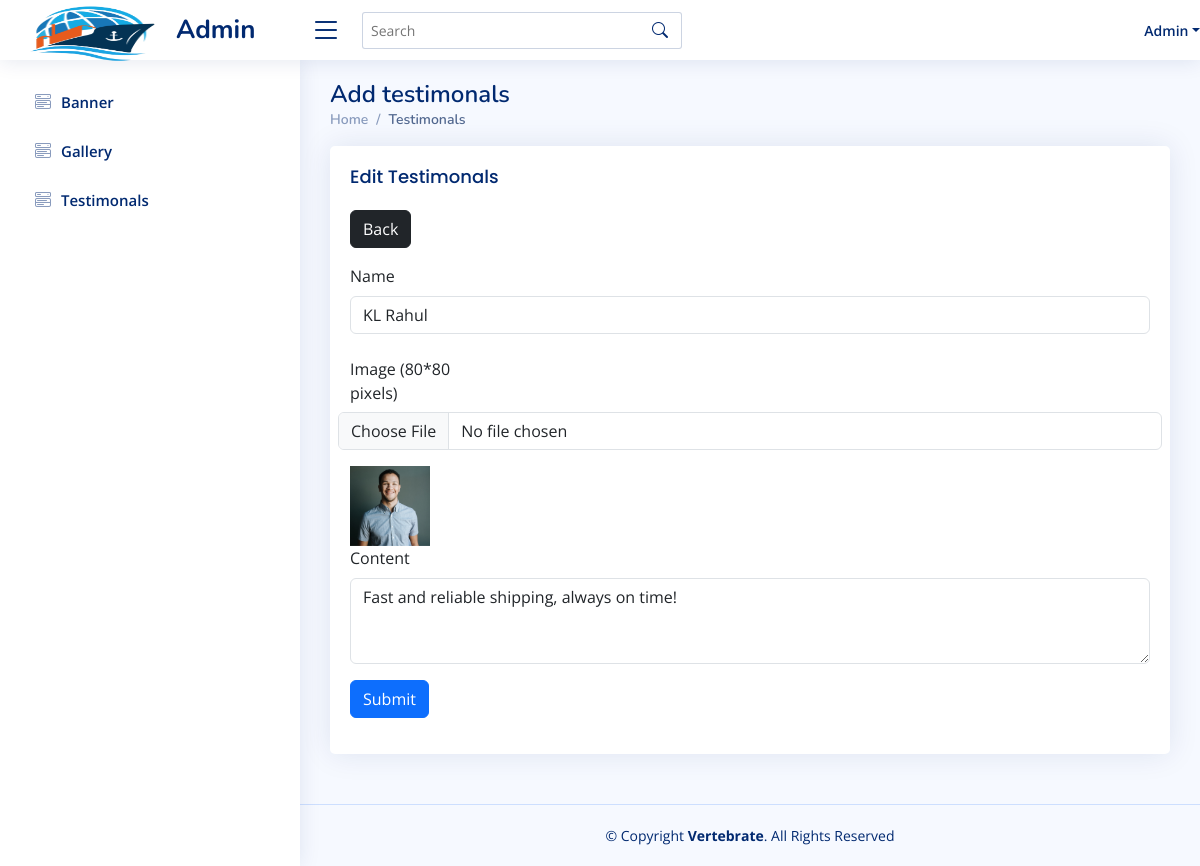
The app's page /admin/edit_testimonals.php?edit_id=5 (signed in) with its own data.
### tables this page shows
CREATE TABLE `testimonals` (
  `test_id` int(11) NOT NULL,
  `name` varchar(50) NOT NULL,
  `image` varchar(200) NOT NULL,
  `content` text NOT NULL,
  `created_at` datetime NOT NULL DEFAULT current_timestamp() ON UPDATE current_timestamp()
);

### admin/controller/main.php (called while the page is built, shortened)
<?php
class dashboard
{
    public function testimonalsdetails($id)
    {
        $db = getDB();
        $stmt = $db->prepare("SELECT * FROM testimonals where test_id=:id");
        $stmt->bindParam("id", $id, PDO::PARAM_STR);
        $stmt->execute();
        $count = $stmt->rowCount();
        $data = $stmt->fetch(PDO::FETCH_OBJ);
        if ($count) {
            return $data;
        } else {
            return false;
        }
    }
}

### admin/edit_testimonals.php (the view, shortened to what this page needs)
<?php include 'includes/header.php'; ?>
<?php
include_once 'controller/main.php';
$user = new dashboard();
$id = $_GET['edit_id'];
$testimonals = $user->testimonalsdetails($id);
?><script>
<main id="main" class="main">
    <div class="pagetitle">
        <h1>Add testimonals</h1>
        <nav>
            <ol class="breadcrumb">
                <li class="breadcrumb-item"><a href="index.php">Home</a></li>
                <li class="breadcrumb-item active">Testimonals</li>
            </ol>
        </nav>
    </div>
    <section class="section">
        <div class="row">
            <div class="col-lg-12">
                <div class="card">
                    <div class="card-body">
                        <h5 class="card-title ">Edit Testimonals</h5>
                        <a href="testimonals.php" class="btn cur-p btn-dark mb-3">Back</a>
                        <form method="post" enctype="multipart/form-data">
                            <div class="mb-3">
                                <label for="exampleFormControlInput1" class="form-label">Name</label>
                                <input type="text" name="name" class="form-control" id="exampleFormControlInput1" value="<?php echo $testimonals->name ?>">
                            </div>
                            <div class="row mb-3">
                                <label for="inputNumber" class="col-sm-2 col-form-label">Image (80*80 pixels)</label>
                                <input type="file" class="form-control" name="image">
                            </div>
                            <div>
                                <img style="height:80px; width:80px" src="<?php echo $testimonals->image; ?>">
                            </div>
                            <div class="mb-3">
                                <label for="exampleFormControlTextarea1" class="form-label">Content</label>
                                <textarea class="form-control" name="content" id="exampleFormControlTextarea1" rows="3"><?php echo $testimonals->content ?></textarea>
                            </div>
                            <div class="row mb-3">
                                <div class="col-sm-10">
                                    <button type="submit" name="submit" class="btn btn-primary">Submit</button>
                                </div>
                            </div>
                        </form>
                    </div>
                </div>
            </div>
        </div>
    </section>
</main>
<?php include 'includes/footer.php'; ?>

### admin/assets/css/style.css (style rules this page uses)
:root { scroll-behavior: smooth; }
body { font-family: "Open Sans", sans-serif; background: #f6f9ff; color: #444444; }
a { color: #4154f1; text-decoration: none; }
h1, h2, h3, h4, h5, h6 { font-family: "Nunito", sans-serif; }
#main { margin-top: 60px; padding: 20px 30px; transition: all 0.3s; }
.pagetitle { margin-bottom: 10px; }
.pagetitle h1 { font-size: 24px; margin-bottom: 0; font-weight: 600; color: #012970; }
.card { margin-bottom: 30px; border: none; border-radius: 5px; box-shadow: 0px 0 30px rgba(1, 41, 112, 0.1); }
.card-title { padding: 20px 0 15px 0; font-size: 18px; font-weight: 500; color: #012970; font-family: "Poppins", sans-serif; }
.card-body { padding: 0 20px 20px 20px; }
.breadcrumb { font-size: 14px; font-family: "Nunito", sans-serif; color: #899bbd; font-weight: 600; }
.breadcrumb a { color: #899bbd; transition: 0.3s; }
.breadcrumb .breadcrumb-item::before { color: #899bbd; }
.breadcrumb .active { color: #51678f; font-weight: 600; }
@media (min-width: 1200px) { #main, #footer { margin-left: 300px; } }

### records on screen
testimonals: name "KL Rahul", image (picture), content "Fast and reliable shipping, always on time!"
